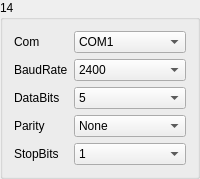
       <widget class="QGroupBox" name="gBoxMeter_14">
        <property name="minimumSize">
         <size>
          <width>171</width>
          <height>171</height>
         </size>
        </property>
        <property name="title">
         <string>14</string>
        </property>
        <layout class="QGridLayout" name="gridLayout_18">
         <item row="0" column="0">
          <widget class="QLabel" name="label_88">
           <property name="sizePolicy">
            <sizepolicy hsizetype="Fixed" vsizetype="Preferred">
             <horstretch>0</horstretch>
             <verstretch>0</verstretch>
            </sizepolicy>
           </property>
           <property name="text">
            <string>Com</string>
           </property>
          </widget>
         </item>
         <item row="0" column="1">
          <widget class="QComboBox" name="comboMeterSerialNum_14">
           <item>
            <property name="text">
             <string>COM1</string>
            </property>
           </item>
           <item>
            <property name="text">
             <string>COM2</string>
            </property>
           </item>
           <item>
            <property name="text">
             <string>COM3</string>
            </property>
           </item>
           <item>
            <property name="text">
             <string>COM4</string>
            </property>
           </item>
           <item>
            <property name="text">
             <string>COM5</string>
            </property>
           </item>
           <item>
            <property name="text">
             <string>COM6</string>
            </property>
           </item>
           <item>
            <property name="text">
             <string>COM7</string>
            </property>
           </item>
           <item>
            <property name="text">
             <string>COM8</string>
            </property>
           </item>
           <item>
            <property name="text">
             <string>COM9</string>
            </property>
           </item>
           <item>
            <property name="text">
             <string>COM10</string>
            </property>
           </item>
           <item>
            <property name="text">
             <string>COM11</string>
            </property>
           </item>
           <item>
            <property name="text">
             <string>COM12</string>
            </property>
           </item>
           <item>
            <property name="text">
             <string>COM13</string>
            </property>
           </item>
           <item>
            <property name="text">
             <string>COM14</string>
            </property>
           </item>
           <item>
            <property name="text">
             <string>COM15</string>
            </property>
           </item>
           <item>
            <property name="text">
             <string>COM16</string>
            </property>
           </item>
           <item>
            <property name="text">
             <string>COM17</string>
            </property>
           </item>
           <item>
            <property name="text">
             <string>COM18</string>
            </property>
           </item>
           <item>
            <property name="text">
             <string>COM19</string>
            </property>
           </item>
           <item>
            <property name="text">
             <string>COM20</string>
            </property>
           </item>
           <item>
            <property name="text">
             <string>COM21</string>
            </property>
           </item>
           <item>
            <property name="text">
             <string>COM22</string>
            </property>
           </item>
           <item>
            <property name="text">
             <string>COM23</string>
            </property>
           </item>
           <item>
            <property name="text">
             <string>COM24</string>
            </property>
           </item>
           <item>
            <property name="text">
             <string>COM25</string>
            </property>
           </item>
           <item>
            <property name="text">
             <string>COM26</string>
            </property>
           </item>
           <item>
            <property name="text">
             <string>COM27</string>
            </property>
           </item>
           <item>
            <property name="text">
             <string>COM28</string>
            </property>
           </item>
           <item>
            <property name="text">
             <string>COM29</string>
            </property>
           </item>
           <item>
            <property name="text">
             <string>COM30</string>
            </property>
           </item>
          </widget>
         </item>
         <item row="1" column="0">
          <widget class="QLabel" name="label_89">
           <property name="text">
            <string>BaudRate</string>
           </property>
          </widget>
         </item>
         <item row="1" column="1">
          <widget class="QComboBox" name="comboMeterBaudRate_14">
           <item>
            <property name="text">
             <string>2400</string>
            </property>
           </item>
           <item>
            <property name="text">
             <string>4800</string>
            </property>
           </item>
           <item>
            <property name="text">
             <string>9600</string>
            </property>
           </item>
           <item>
            <property name="text">
             <string>14400</string>
            </property>
           </item>
           <item>
            <property name="text">
             <string>19200</string>
            </property>
           </item>
           <item>
            <property name="text">
             <string>38400</string>
            </property>
           </item>
           <item>
            <property name="text">
             <string>56000</string>
            </property>
           </item>
          </widget>
         </item>
         <item row="2" column="0">
          <widget class="QLabel" name="label_90">
           <property name="text">
            <string>DataBits</string>
           </property>
          </widget>
         </item>
         <item row="2" column="1">
          <widget class="QComboBox" name="comboMeterBits_14">
           <item>
            <property name="text">
             <string>5</string>
            </property>
           </item>
           <item>
            <property name="text">
             <string>6</string>
            </property>
           </item>
           <item>
            <property name="text">
             <string>7</string>
            </property>
           </item>
           <item>
            <property name="text">
             <string>8</string>
            </property>
           </item>
          </widget>
         </item>
         <item row="3" column="0">
          <widget class="QLabel" name="label_91">
           <property name="text">
            <string>Parity</string>
           </property>
          </widget>
         </item>
         <item row="3" column="1">
          <widget class="QComboBox" name="comboMeterChkBit_14">
           <item>
            <property name="text">
             <string>None</string>
            </property>
           </item>
           <item>
            <property name="text">
             <string>Odd</string>
            </property>
           </item>
           <item>
            <property name="text">
             <string>Even</string>
            </property>
           </item>
          </widget>
         </item>
         <item row="4" column="0">
          <widget class="QLabel" name="label_92">
           <property name="text">
            <string>StopBits</string>
           </property>
          </widget>
         </item>
         <item row="4" column="1">
          <widget class="QComboBox" name="comboMeterEndBit_14">
           <item>
            <property name="text">
             <string>1</string>
            </property>
           </item>
           <item>
            <property name="text">
             <string>1.5</string>
            </property>
           </item>
           <item>
            <property name="text">
             <string>2</string>
            </property>
           </item>
          </widget>
         </item>
        </layout>
       </widget>
